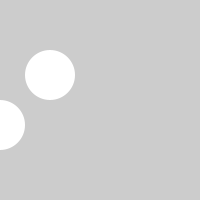
Frame 1 (no input)
Frame 60 (the mouse pressed at the canvas centre just before this capture): identical to frame 1, image omitted
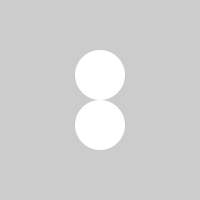
Frame 120 (the mouse held since frame 60 and released just before this capture)

The Processing sketch that drew these frames (run headless with seeded random() and noise(); from frame 60 on, the mouse is pressed at the canvas centre):

// Processing sketch: sketch_08_map_exemple
// ── sketch_08_map_exemple.pde
void setup() {
  size(200, 200);
  noStroke();
}

void draw() {
  background(204);
  float  x1 = map(mouseX, 0, width, 50, 150);
  ellipse(x1, 75, 50, 50);  
  float x2 = map(mouseX, 0, width, 0, 200);
  ellipse(x2, 125, 50, 50);  
}
